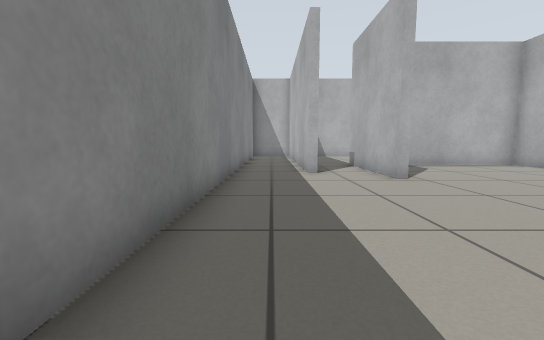
[1] (above)

15 first-person views from a walk through a Gazebo world. The camera is 0.5 m above the floor, tilts 6° down and sees 90° across. The floor is counted in squares, 0.5 m on a side. Each view is taken from the middle of a square. On the plan, view 1 faces up. The plan holds only what a view shows up to about 11 squares ahead; the rest is blank.

[2]
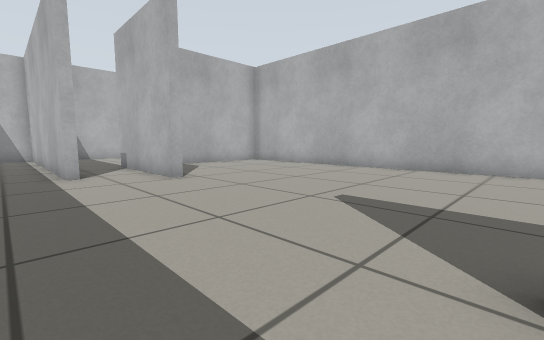

[3]
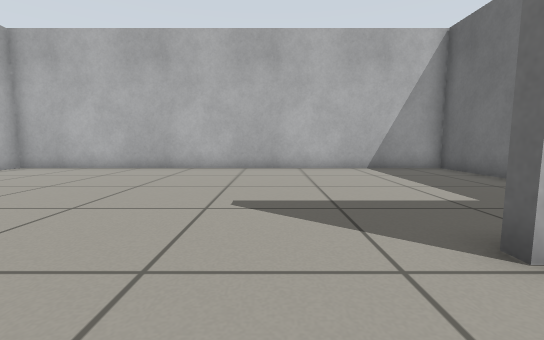

[4]
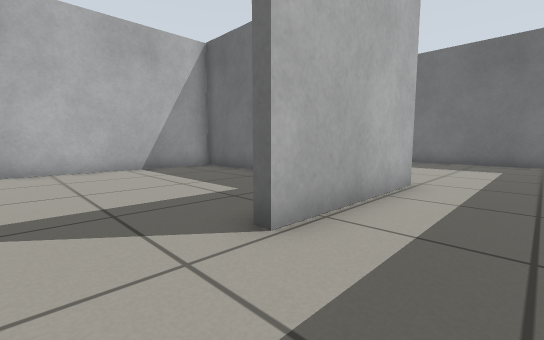

[5]
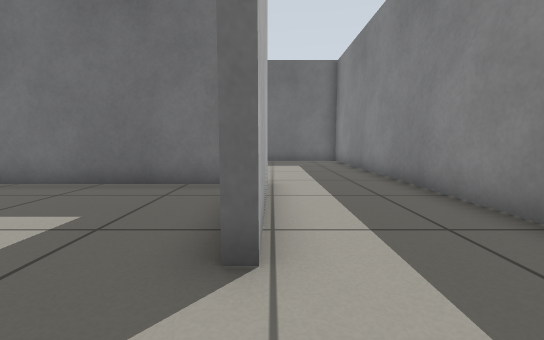

[6]
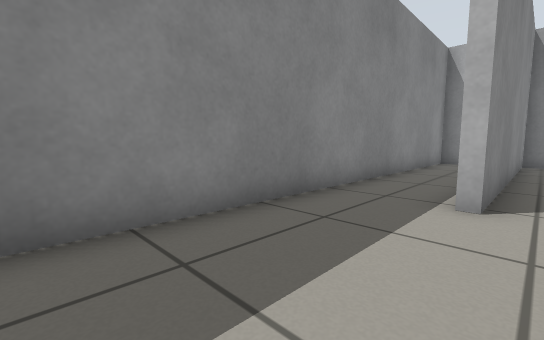

[7]
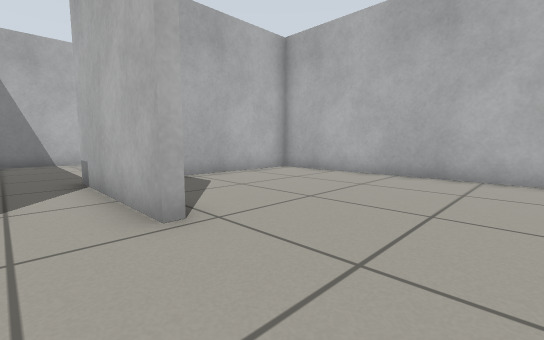

[8]
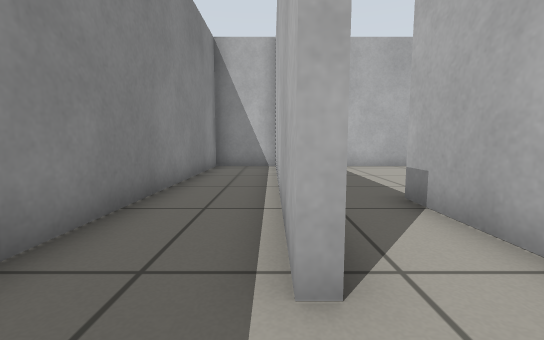

[9]
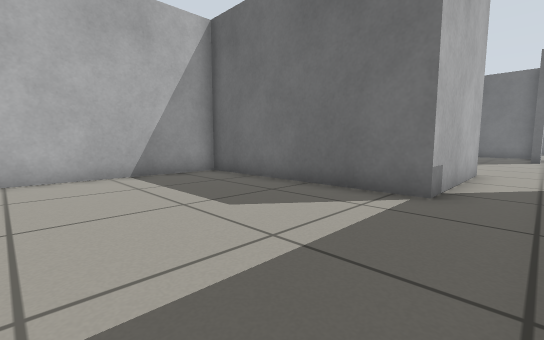

[10]
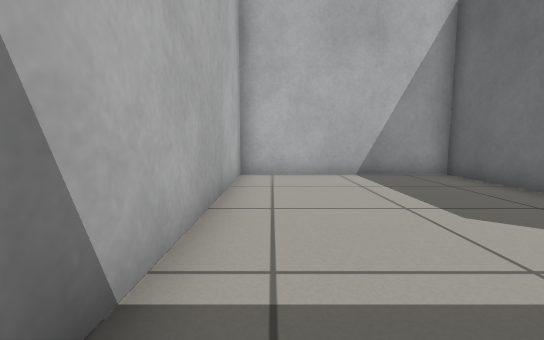

[11]
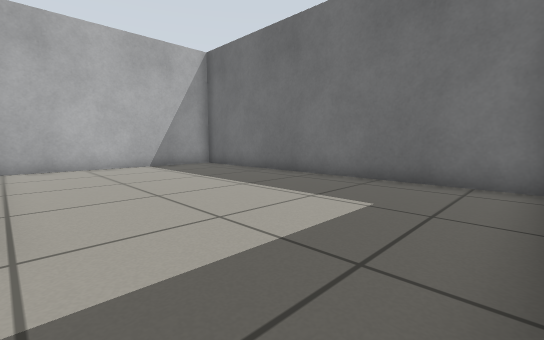

[12]
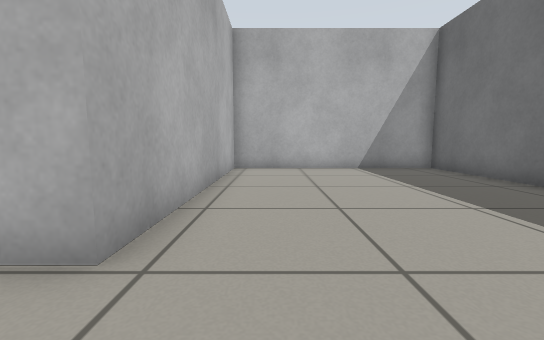

[13]
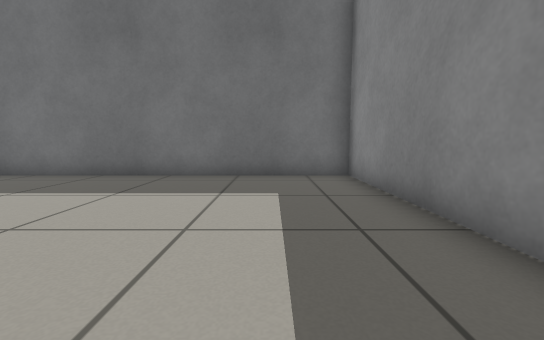

[14]
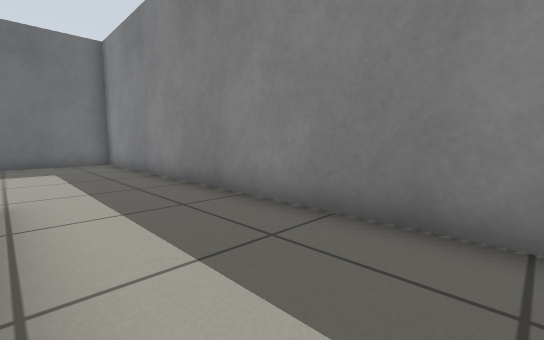

[15]
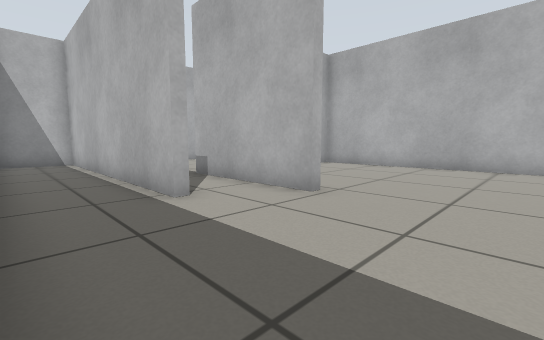

### Floor plan
Points are (right, up) in squares from view 1. A wall is a line through its corners. A room is listed if a view was taken in it or the views show most of it. See-through windows are left out.
Room 1 (views 1, 2, 3, 4, 5, 6, 7, 8, 13, 14, 15)
walls: (3.8, 7.2) (3.3, 7.2); (1.2, 8.5) (1.2, 17.9) (-1.3, 17.9) (-1.3, -4.5); (3.1, -4.3) (10.1, -4.3) (10.1, 11.4) (5.7, 11.4); (2.1, -4.6) (2.1, -0.1) (2.5, -0.1)
ways out: opening at (2.5, 8.5) to room 2; opening at (0, -5) to room 3
Room 2 (views 9, 10)
walls: (3.3, 7.2) (3.3, 11.7) (10.1, 11.7) (10.1, 17.9) (1.4, 17.9) (1.4, 8.5)
ways out: opening at (2.5, 8.5) to room 1
Room 3 (views 11, 12)
walls: (-1.3, -4.5) (-1.3, -12) (10.1, -12) (10.1, -4.6) (2.1, -4.6)
ways out: opening at (0, -5) to room 1

Positions as (right, up) in squares from view 1, and headings:
1: (0, 0), facing up
2: (0, 0), facing up-right
3: (0, 2), facing right
4: (0, 2), facing down-right
5: (2, 2), facing down
6: (2, 4), facing up-left
7: (2, 4), facing up-right
8: (1, 7), facing up
9: (2, 17), facing down-right
10: (2, 17), facing right
11: (-1, -5), facing down-right
12: (0, -6), facing right
13: (1, -4), facing down
14: (2, 1), facing down-left
15: (-1, 4), facing up-right
